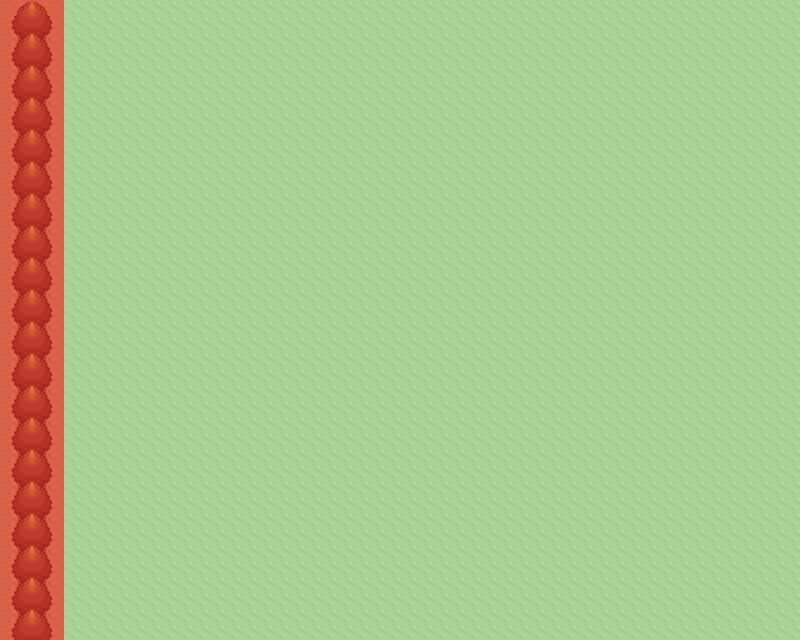

Tiled map render using the project's own tile images. Description and the map definition, with tile-layer contents summarised, below:
An orthogonal 50x40 tile map with 16x16 px tiles, 3 tile layers (BACKGROUND, THING, BARRIER), 2 tilesets and 2 objects (FLY_SPACE, MORE_INFO).

<map version="1.0" orientation="orthogonal" renderorder="right-down" width="50" height="40" tilewidth="16" tileheight="16" nextobjectid="12">
 <tileset firstgid="1" name="tileset" tilewidth="16" tileheight="16" tilecount="15800" columns="158">
  <image source="Tilesets/tileset.png" width="2528" height="1600" />
 </tileset>
 <tileset firstgid="15801" name="CollisionTile" tilewidth="16" tileheight="16" tilecount="400" columns="20">
  <image source="Tilesets/collisionTiles.png" width="320" height="320" />
 </tileset>
 <layer name="BACKGROUND" width="50" height="40">
  <data>[2000 cells, 2000 non-empty, 1 distinct tile ids]</data>
 </layer>
 <layer name="THING" width="50" height="40">
  <data>[2000 cells, 158 non-empty, 14 distinct tile ids]</data>
 </layer>
 <layer name="BARRIER" width="50" height="40">
  <data>[2000 cells, 160 non-empty, 1 distinct tile ids]</data>
 </layer>
 <objectgroup name="DETAILS">
  <object id="5" name="FLY_SPACE" x="264" y="513" width="14.75" height="16" />
  <object id="8" name="MORE_INFO" x="32" y="496">
   <properties>
    <property name="mapName" value="Pallet Town" />
    <property name="soundFile" value="PalletTown.mp3" />
   </properties>
  </object>
 </objectgroup>
</map>
